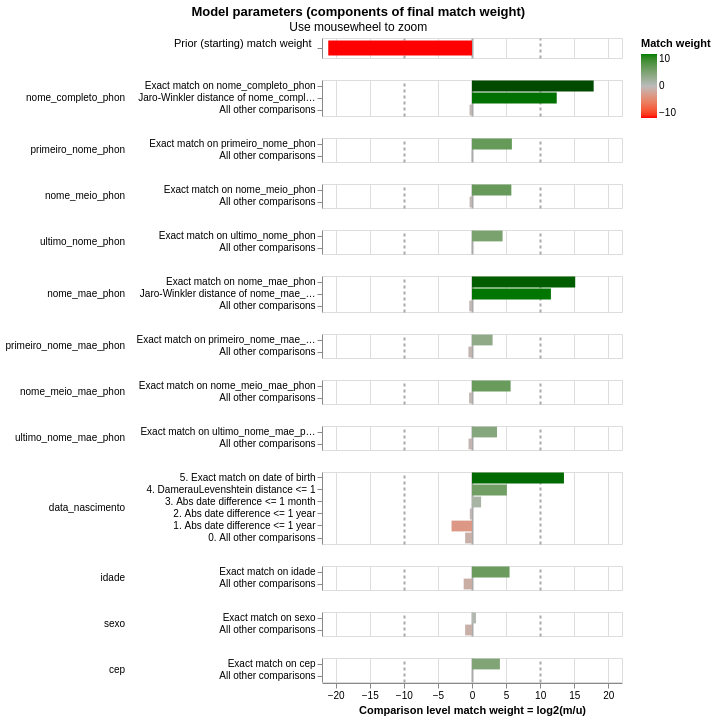

Notebook cell for this chart:
### Markdown cell above
## Visualização pós-treino

Match weights e registros difíceis de linkar (unlinkables).

### Code cell
linker.visualisations.match_weights_chart()

### Figure 1 — Vega-Lite specification as saved in the notebook (floating-point values rounded to 4 significant figures)
{"config": {"view": {"continuousWidth": 300, "continuousHeight": 300, "discreteHeight": 60, "discreteWidth": 400}, "header": {"title": null}, "mark": {"tooltip": null}, "title": {"anchor": "middle"}}, "vconcat": [{"mark": {"type": "bar", "clip": true, "height": 15}, "encoding": {"color": {"field": "log2_bayes_factor", "scale": {"domain": [-10, 0, 10], "interpolate": "lab", "range": ["red", "#bbbbbb", "green"]}, "title": "Match weight", "type": "quantitative"}, "tooltip": [{"field": "comparison_name", "title": "Comparison name", "type": "nominal"}, {"field": "probability_two_random_records_match", "format": ".4f", "title": "Probability two random records match", "type": "nominal"}, {"field": "log2_bayes_factor", "format": ",.4f", "title": "Equivalent match weight", "type": "quantitative"}, {"field": "bayes_factor_description", "title": "Match weight description", "type": "nominal"}], "x": {"axis": {"domain": false, "gridColor": {"condition": {"test": "abs(datum.value / 10)  <= 1 & datum.value % 10 === 0", "value": "#aaa"}, "value": "#ddd"}, "gridDash": {"condition": {"test": "abs(datum.value / 10) == 1", "value": [3]}, "value": null}, "gridWidth": {"condition": {"test": "abs(datum.value / 10)  <= 1 & datum.value % 10 === 0", "value": 2}, "value": 1}, "labels": false, "ticks": false, "title": ""}, "field": "log2_bayes_factor", "scale": {"domain": [-22, 22]}, "type": "quantitative"}, "y": {"axis": {"title": "Prior (starting) match weight", "titleAlign": "right", "titleAngle": 0, "titleFontWeight": "normal"}, "field": "label_for_charts", "sort": {"field": "comparison_vector_value", "order": "descending"}, "type": "nominal"}}, "height": 20, "transform": [{"filter": "(datum.comparison_name == 'probability_two_random_records_match')"}]}, {"mark": {"type": "bar", "clip": true}, "encoding": {"color": {"field": "log2_bayes_factor", "scale": {"domain": [-10, 0, 10], "interpolate": "lab", "range": ["red", "#bbbbbb", "green"]}, "title": "Match weight", "type": "quantitative"}, "row": {"field": "comparison_name", "header": {"labelAlign": "left", "labelAnchor": "middle", "labelAngle": 0}, "sort": {"field": "comparison_sort_order"}, "type": "nominal"}, "tooltip": [{"field": "comparison_name", "title": "Comparison name", "type": "nominal"}, {"field": "label_for_charts", "title": "Label", "type": "ordinal"}, {"field": "sql_condition", "title": "SQL condition", "type": "nominal"}, {"field": "m_probability", "format": ".10~g", "title": "M probability", "type": "quantitative"}, {"field": "u_probability", "format": ".10~g", "title": "U probability", "type": "quantitative"}, {"field": "bayes_factor", "format": ",.6f", "title": "Bayes factor = m/u", "type": "quantitative"}, {"field": "log2_bayes_factor", "format": ".4~g", "title": "Match weight = log2(m/u)", "type": "quantitative"}, {"field": "bayes_factor_description", "title": "Match weight description", "type": "nominal"}, {"field": "m_probability_description", "title": "m probability description", "type": "nominal"}, {"field": "u_probability_description", "title": "u probability description", "type": "nominal"}], "x": {"axis": {"gridColor": {"condition": {"test": "abs(datum.value / 10)  <= 1 & datum.value % 10 === 0", "value": "#aaa"}, "value": "#ddd"}, "gridDash": {"condition": {"test": "abs(datum.value / 10) == 1", "value": [3]}, "value": null}, "gridWidth": {"condition": {"test": "abs(datum.value / 10)  <= 1 & datum.value % 10 === 0", "value": 2}, "value": 1}, "title": "Comparison level match weight = log2(m/u)"}, "field": "log2_bayes_factor", "scale": {"domain": [-22, 22]}, "type": "quantitative"}, "y": {"axis": {"title": null}, "field": "label_for_charts", "sort": {"field": "comparison_vector_value", "order": "descending"}, "type": "nominal"}}, "height": {"step": 12}, "resolve": {"axis": {"y": "independent"}, "scale": {"y": "independent"}}, "transform": [{"filter": "(datum.comparison_name != 'probability_two_random_records_match')"}]}], "data": {"name": "data-9022d6a95e8b74cccaee2fcd35f80f83"}, "params": [{"name": "mouse_zoom", "select": {"type": "interval", "encodings": ["x"]}, "bind": "scales", "views": []}], "resolve": {"axis": {"y": "independent"}, "scale": {"y": "independent"}}, "title": {"text": "Model parameters (components of final match weight)", "subtitle": "Use mousewheel to zoom"}, "$schema": "https://vega.github.io/schema/vega-lite/v5.9.3.json", "datasets": {"data-9022d6a95e8b74cccaee2fcd35f80f83": [{"comparison_name": "probability_two_random_records_match", "sql_condition": null, "label_for_charts": "", "m_probability": null, "u_probability": null, "m_probability_description": null, "u_probability_description": null, "has_tf_adjustments": false, "tf_adjustment_column": null, "tf_adjustment_weight": null, "is_null_level": false, "bayes_factor": 4.501e-07, "log2_bayes_factor": -21.08, "comparison_vector_value": 0, "max_comparison_vector_value": 0, "bayes_factor_description": "The probability that two random records drawn at random match is 0.000 or one in  2,221,840.6 records.This is equivalent to a starting match weight of -21.083.", "probability_two_random_records_match": 4.501e-07, "comparison_sort_order": -1}, {"comparison_name": "nome_completo_phon", "sql_condition": "\"nome_completo_phon_l\" = \"nome_completo_phon_r\"", "label_for_charts": "Exact match on nome_completo_phon", "m_probability": 0.2052, "u_probability": 8.721e-07, "m_probability_description": "Amongst matching record comparisons, 20.52% of records (i.e. one in 4.872) are in the exact match on nome_completo_phon comparison level", "u_probability_description": "Amongst non-matching record comparisons, 8.721e-05% of records (i.e. one in 1,146,698) are in the exact match on nome_completo_phon comparison level", "has_tf_adjustments": true, "tf_adjustment_column": "nome_completo_phon", "tf_adjustment_weight": 1.0, "is_null_level": false, "bayes_factor": 235300.0, "log2_bayes_factor": 17.84, "comparison_vector_value": 2, "max_comparison_vector_value": 2, "bayes_factor_description": "If comparison level is `exact match on nome_completo_phon` then comparison is 235,343 times more likely to be a match", "probability_two_random_records_match": 4.501e-07, "comparison_sort_order": 0}, {"comparison_name": "nome_completo_phon", "sql_condition": "jaro_winkler_similarity(\"nome_completo_phon_l\", \"nome_completo_phon_r\") >= 0.95", "label_for_charts": "Jaro-Winkler distance of nome_completo_phon >= 0.95", "m_probability": 0.01682, "u_probability": 3.052e-06, "m_probability_description": "Amongst matching record comparisons, 1.682% of records (i.e. one in 59.44) are in the jaro-winkler distance of nome_completo_phon >= 0.95 comparison level", "u_probability_description": "Amongst non-matching record comparisons, 0.0003052% of records (i.e. one in 327,628) are in the jaro-winkler distance of nome_completo_phon >= 0.95 comparison level", "has_tf_adjustments": false, "tf_adjustment_column": null, "tf_adjustment_weight": 1.0, "is_null_level": false, "bayes_factor": 5512.0, "log2_bayes_factor": 12.43, "comparison_vector_value": 1, "max_comparison_vector_value": 2, "bayes_factor_description": "If comparison level is `jaro-winkler distance of nome_completo_phon >= 0.95` then comparison is 5,512 times more likely to be a match", "probability_two_random_records_match": 4.501e-07, "comparison_sort_order": 0}, {"comparison_name": "nome_completo_phon", "sql_condition": "ELSE", "label_for_charts": "All other comparisons", "m_probability": 0.7779, "u_probability": 1.0, "m_probability_description": "Amongst matching record comparisons, 77.79% of records (i.e. one in 1.285) are in the all other comparisons comparison level", "u_probability_description": "Amongst non-matching record comparisons, 100% of records (i.e. one in 1) are in the all other comparisons comparison level", "has_tf_adjustments": false, "tf_adjustment_column": null, "tf_adjustment_weight": 1.0, "is_null_level": false, "bayes_factor": 0.7779, "log2_bayes_factor": -0.3623, "comparison_vector_value": 0, "max_comparison_vector_value": 2, "bayes_factor_description": "If comparison level is `all other comparisons` then comparison is 1.285 times less likely to be a match", "probability_two_random_records_match": 4.501e-07, "comparison_sort_order": 0}, {"comparison_name": "primeiro_nome_phon", "sql_condition": "\"primeiro_nome_phon_l\" = \"primeiro_nome_phon_r\"", "label_for_charts": "Exact match on primeiro_nome_phon", "m_probability": 0.5173, "u_probability": 0.008971, "m_probability_description": "Amongst matching record comparisons, 51.73% of records (i.e. one in 1.933) are in the exact match on primeiro_nome_phon comparison level", "u_probability_description": "Amongst non-matching record comparisons, 0.8971% of records (i.e. one in 111) are in the exact match on primeiro_nome_phon comparison level", "has_tf_adjustments": true, "tf_adjustment_column": "primeiro_nome_phon", "tf_adjustment_weight": 1.0, "is_null_level": false, "bayes_factor": 57.67, "log2_bayes_factor": 5.85, "comparison_vector_value": 1, "max_comparison_vector_value": 1, "bayes_factor_description": "If comparison level is `exact match on primeiro_nome_phon` then comparison is 57.67 times more likely to be a match", "probability_two_random_records_match": 4.501e-07, "comparison_sort_order": 1}, {"comparison_name": "primeiro_nome_phon", "sql_condition": "ELSE", "label_for_charts": "All other comparisons", "m_probability": 0.9653, "u_probability": 0.991, "m_probability_description": "Amongst matching record comparisons, 96.53% of records (i.e. one in 1.036) are in the all other comparisons comparison level", "u_probability_description": "Amongst non-matching record comparisons, 99.1% of records (i.e. one in 1.009) are in the all other comparisons comparison level", "has_tf_adjustments": false, "tf_adjustment_column": null, "tf_adjustment_weight": 1.0, "is_null_level": false, "bayes_factor": 0.9741, "log2_bayes_factor": -0.03792, "comparison_vector_value": 0, "max_comparison_vector_value": 1, "bayes_factor_description": "If comparison level is `all other comparisons` then comparison is 1.027 times less likely to be a match", "probability_two_random_records_match": 4.501e-07, "comparison_sort_order": 1}, {"comparison_name": "nome_meio_phon", "sql_condition": "\"nome_meio_phon_l\" = \"nome_meio_phon_r\"", "label_for_charts": "Exact match on nome_meio_phon", "m_probability": 0.2193, "u_probability": 0.004017, "m_probability_description": "Amongst matching record comparisons, 21.93% of records (i.e. one in 4.56) are in the exact match on nome_meio_phon comparison level", "u_probability_description": "Amongst non-matching record comparisons, 0.4017% of records (i.e. one in 249) are in the exact match on nome_meio_phon comparison level", "has_tf_adjustments": true, "tf_adjustment_column": "nome_meio_phon", "tf_adjustment_weight": 1.0, "is_null_level": false, "bayes_factor": 54.59, "log2_bayes_factor": 5.771, "comparison_vector_value": 1, "max_comparison_vector_value": 1, "bayes_factor_description": "If comparison level is `exact match on nome_meio_phon` then comparison is 54.59 times more likely to be a match", "probability_two_random_records_match": 4.501e-07, "comparison_sort_order": 2}, {"comparison_name": "nome_meio_phon", "sql_condition": "ELSE", "label_for_charts": "All other comparisons", "m_probability": 0.7807, "u_probability": 0.996, "m_probability_description": "Amongst matching record comparisons, 78.07% of records (i.e. one in 1.281) are in the all other comparisons comparison level", "u_probability_description": "Amongst non-matching record comparisons, 99.6% of records (i.e. one in 1.004) are in the all other comparisons comparison level", "has_tf_adjustments": false, "tf_adjustment_column": null, "tf_adjustment_weight": 1.0, "is_null_level": false, "bayes_factor": 0.7838, "log2_bayes_factor": -0.3514, "comparison_vector_value": 0, "max_comparison_vector_value": 1, "bayes_factor_description": "If comparison level is `all other comparisons` then comparison is 1.276 times less likely to be a match", "probability_two_random_records_match": 4.501e-07, "comparison_sort_order": 2}, {"comparison_name": "ultimo_nome_phon", "sql_condition": "\"ultimo_nome_phon_l\" = \"ultimo_nome_phon_r\"", "label_for_charts": "Exact match on ultimo_nome_phon", "m_probability": 0.5227, "u_probability": 0.02333, "m_probability_description": "Amongst matching record comparisons, 52.27% of records (i.e. one in 1.913) are in the exact match on ultimo_nome_phon comparison level", "u_probability_description": "Amongst non-matching record comparisons, 2.333% of records (i.e. one in 42.87) are in the exact match on ultimo_nome_phon comparison level", "has_tf_adjustments": true, "tf_adjustment_column": "ultimo_nome_phon", "tf_adjustment_weight": 1.0, "is_null_level": false, "bayes_factor": 22.41, "log2_bayes_factor": 4.486, "comparison_vector_value": 1, "max_comparison_vector_value": 1, "bayes_factor_description": "If comparison level is `exact match on ultimo_nome_phon` then comparison is 22.41 times more likely to be a match", "probability_two_random_records_match": 4.501e-07, "comparison_sort_order": 3}, {"comparison_name": "ultimo_nome_phon", "sql_condition": "ELSE", "label_for_charts": "All other comparisons", "m_probability": 0.9546, "u_probability": 0.9767, "m_probability_description": "Amongst matching record comparisons, 95.46% of records (i.e. one in 1.048) are in the all other comparisons comparison level", "u_probability_description": "Amongst non-matching record comparisons, 97.67% of records (i.e. one in 1.024) are in the all other comparisons comparison level", "has_tf_adjustments": false, "tf_adjustment_column": null, "tf_adjustment_weight": 1.0, "is_null_level": false, "bayes_factor": 0.9774, "log2_bayes_factor": -0.03294, "comparison_vector_value": 0, "max_comparison_vector_value": 1, "bayes_factor_description": "If comparison level is `all other comparisons` then comparison is 1.023 times less likely to be a match", "probability_two_random_records_match": 4.501e-07, "comparison_sort_order": 3}, {"comparison_name": "nome_mae_phon", "sql_condition": "\"nome_mae_phon_l\" = \"nome_mae_phon_r\"", "label_for_charts": "Exact match on nome_mae_phon", "m_probability": 0.1969, "u_probability": 5.462e-06, "m_probability_description": "Amongst matching record comparisons, 19.69% of records (i.e. one in 5.078) are in the exact match on nome_mae_phon comparison level", "u_probability_description": "Amongst non-matching record comparisons, 0.0005462% of records (i.e. one in 183,068) are in the exact match on nome_mae_phon comparison level", "has_tf_adjustments": true, "tf_adjustment_column": "nome_mae_phon", "tf_adjustment_weight": 1.0, "is_null_level": false, "bayes_factor": 36050.0, "log2_bayes_factor": 15.14, "comparison_vector_value": 2, "max_comparison_vector_value": 2, "bayes_factor_description": "If comparison level is `exact match on nome_mae_phon` then comparison is 36,051 times more likely to be a match", "probability_two_random_records_match": 4.501e-07, "comparison_sort_order": 4}, {"comparison_name": "nome_mae_phon", "sql_condition": "jaro_winkler_similarity(\"nome_mae_phon_l\", \"nome_mae_phon_r\") >= 0.95", "label_for_charts": "Jaro-Winkler distance of nome_mae_phon >= 0.95", "m_probability": 0.04519, "u_probability": 1.483e-05, "m_probability_description": "Amongst matching record comparisons, 4.519% of records (i.e. one in 22.13) are in the jaro-winkler distance of nome_mae_phon >= 0.95 comparison level", "u_probability_description": "Amongst non-matching record comparisons, 0.001483% of records (i.e. one in 67,446) are in the jaro-winkler distance of nome_mae_phon >= 0.95 comparison level", "has_tf_adjustments": false, "tf_adjustment_column": null, "tf_adjustment_weight": 1.0, "is_null_level": false, "bayes_factor": 3048.0, "log2_bayes_factor": 11.57, "comparison_vector_value": 1, "max_comparison_vector_value": 2, "bayes_factor_description": "If comparison level is `jaro-winkler distance of nome_mae_phon >= 0.95` then comparison is 3,048 times more likely to be a match", "probability_two_random_records_match": 4.501e-07, "comparison_sort_order": 4}, {"comparison_name": "nome_mae_phon", "sql_condition": "ELSE", "label_for_charts": "All other comparisons", "m_probability": 0.7579, "u_probability": 1.0, "m_probability_description": "Amongst matching record comparisons, 75.79% of records (i.e. one in 1.319) are in the all other comparisons comparison level", "u_probability_description": "Amongst non-matching record comparisons, 100% of records (i.e. one in 1) are in the all other comparisons comparison level", "has_tf_adjustments": false, "tf_adjustment_column": null, "tf_adjustment_weight": 1.0, "is_null_level": false, "bayes_factor": 0.7579, "log2_bayes_factor": -0.3999, "comparison_vector_value": 0, "max_comparison_vector_value": 2, "bayes_factor_description": "If comparison level is `all other comparisons` then comparison is 1.319 times less likely to be a match", "probability_two_random_records_match": 4.501e-07, "comparison_sort_order": 4}, {"comparison_name": "primeiro_nome_mae_phon", "sql_condition": "\"primeiro_nome_mae_phon_l\" = \"primeiro_nome_mae_phon_r\"", "label_for_charts": "Exact match on primeiro_nome_mae_phon", "m_probability": 0.3336, "u_probability": 0.04111, "m_probability_description": "Amongst matching record comparisons, 33.36% of records (i.e. one in 2.998) are in the exact match on primeiro_nome_mae_phon comparison level", "u_probability_description": "Amongst non-matching record comparisons, 4.111% of records (i.e. one in 24.32) are in the exact match on primeiro_nome_mae_phon comparison level", "has_tf_adjustments": true, "tf_adjustment_column": "primeiro_nome_mae_phon", "tf_adjustment_weight": 1.0, "is_null_level": false, "bayes_factor": 8.114, "log2_bayes_factor": 3.02, "comparison_vector_value": 1, "max_comparison_vector_value": 1, "bayes_factor_description": "If comparison level is `exact match on primeiro_nome_mae_phon` then comparison is 8.114 times more likely to be a match", "probability_two_random_records_match": 4.501e-07, "comparison_sort_order": 5}, {"comparison_name": "primeiro_nome_mae_phon", "sql_condition": "ELSE", "label_for_charts": "All other comparisons", "m_probability": 0.6664, "u_probability": 0.9589, "m_probability_description": "Amongst matching record comparisons, 66.64% of records (i.e. one in 1.501) are in the all other comparisons comparison level", "u_probability_description": "Amongst non-matching record comparisons, 95.89% of records (i.e. one in 1.043) are in the all other comparisons comparison level", "has_tf_adjustments": false, "tf_adjustment_column": null, "tf_adjustment_weight": 1.0, "is_null_level": false, "bayes_factor": 0.695, "log2_bayes_factor": -0.5249, "comparison_vector_value": 0, "max_comparison_vector_value": 1, "bayes_factor_description": "If comparison level is `all other comparisons` then comparison is 1.439 times less likely to be a match", "probability_two_random_records_match": 4.501e-07, "comparison_sort_order": 5}, {"comparison_name": "nome_meio_mae_phon", "sql_condition": "\"nome_meio_mae_phon_l\" = \"nome_meio_mae_phon_r\"", "label_for_charts": "Exact match on nome_meio_mae_phon", "m_probability": 0.26, "u_probability": 0.005136, "m_probability_description": "Amongst matching record comparisons, 26% of records (i.e. one in 3.846) are in the exact match on nome_meio_mae_phon comparison level", "u_probability_description": "Amongst non-matching record comparisons, 0.5136% of records (i.e. one in 195) are in the exact match on nome_meio_mae_phon comparison level", "has_tf_adjustments": true, "tf_adjustment_column": "nome_meio_mae_phon", "tf_adjustment_weight": 1.0, "is_null_level": false, "bayes_factor": 50.63, "log2_bayes_factor": 5.662, "comparison_vector_value": 1, "max_comparison_vector_value": 1, "bayes_factor_description": "If comparison level is `exact match on nome_meio_mae_phon` then comparison is 50.63 times more likely to be a match", "probability_two_random_records_match": 4.501e-07, "comparison_sort_order": 6}, {"comparison_name": "nome_meio_mae_phon", "sql_condition": "ELSE", "label_for_charts": "All other comparisons", "m_probability": 0.74, "u_probability": 0.9949, "m_probability_description": "Amongst matching record comparisons, 74% of records (i.e. one in 1.351) are in the all other comparisons comparison level", "u_probability_description": "Amongst non-matching record comparisons, 99.49% of records (i.e. one in 1.005) are in the all other comparisons comparison level", "has_tf_adjustments": false, "tf_adjustment_column": null, "tf_adjustment_weight": 1.0, "is_null_level": false, "bayes_factor": 0.7438, "log2_bayes_factor": -0.427, "comparison_vector_value": 0, "max_comparison_vector_value": 1, "bayes_factor_description": "If comparison level is `all other comparisons` then comparison is 1.344 times less likely to be a match", "probability_two_random_records_match": 4.501e-07, "comparison_sort_order": 6}, {"comparison_name": "ultimo_nome_mae_phon", "sql_condition": "\"ultimo_nome_mae_phon_l\" = \"ultimo_nome_mae_phon_r\"", "label_for_charts": "Exact match on ultimo_nome_mae_phon", "m_probability": 0.3164, "u_probability": 0.02484, "m_probability_description": "Amongst matching record comparisons, 31.64% of records (i.e. one in 3.161) are in the exact match on ultimo_nome_mae_phon comparison level", "u_probability_description": "Amongst non-matching record comparisons, 2.484% of records (i.e. one in 40.26) are in the exact match on ultimo_nome_mae_phon comparison level", "has_tf_adjustments": true, "tf_adjustment_column": "ultimo_nome_mae_phon", "tf_adjustment_weight": 1.0, "is_null_level": false, "bayes_factor": 12.74, "log2_bayes_factor": 3.671, "comparison_vector_value": 1, "max_comparison_vector_value": 1, "bayes_factor_description": "If comparison level is `exact match on ultimo_nome_mae_phon` then comparison is 12.74 times more likely to be a match", "probability_two_random_records_match": 4.501e-07, "comparison_sort_order": 7}, {"comparison_name": "ultimo_nome_mae_phon", "sql_condition": "ELSE", "label_for_charts": "All other comparisons", "m_probability": 0.6836, "u_probability": 0.9752, "m_probability_description": "Amongst matching record comparisons, 68.36% of records (i.e. one in 1.463) are in the all other comparisons comparison level", "u_probability_description": "Amongst non-matching record comparisons, 97.52% of records (i.e. one in 1.025) are in the all other comparisons comparison level", "has_tf_adjustments": false, "tf_adjustment_column": null, "tf_adjustment_weight": 1.0, "is_null_level": false, "bayes_factor": 0.7011, "log2_bayes_factor": -0.5124, "comparison_vector_value": 0, "max_comparison_vector_value": 1, "bayes_factor_description": "If comparison level is `all other comparisons` then comparison is 1.426 times less likely to be a match", "probability_two_random_records_match": 4.501e-07, "comparison_sort_order": 7}, {"comparison_name": "data_nascimento", "sql_condition": "\"data_nascimento_l\" = \"data_nascimento_r\"", "label_for_charts": "5. Exact match on date of birth", "m_probability": 0.454, "u_probability": 3.962e-05, "m_probability_description": "Amongst matching record comparisons, 45.4% of records (i.e. one in 2.202) are in the exact match on date of birth comparison level", "u_probability_description": "Amongst non-matching record comparisons, 0.003962% of records (i.e. one in 25,243) are in the exact match on date of birth comparison level", "has_tf_adjustments": false, "tf_adjustment_column": null, "tf_adjustment_weight": 1.0, "is_null_level": false, "bayes_factor": 11460.0, "log2_bayes_factor": 13.48, "comparison_vector_value": 5, "max_comparison_vector_value": 5, "bayes_factor_description": "If comparison level is `exact match on date of birth` then comparison is 11,461 times more likely to be a match", "probability_two_random_records_match": 4.501e-07, "comparison_sort_order": 8}, {"comparison_name": "data_nascimento", "sql_condition": "damerau_levenshtein(\"data_nascimento_l\", \"data_nascimento_r\") <= 1", "label_for_charts": "4. DamerauLevenshtein distance <= 1", "m_probability": 0.03753, "u_probability": 0.001082, "m_probability_description": "Amongst matching record comparisons, 3.753% of records (i.e. one in 26.64) are in the dameraulevenshtein distance <= 1 comparison level", "u_probability_description": "Amongst non-matching record comparisons, 0.1082% of records (i.e. one in 924) are in the dameraulevenshtein distance <= 1 comparison level", "has_tf_adjustments": false, "tf_adjustment_column": null, "tf_adjustment_weight": 1.0, "is_null_level": false, "bayes_factor": 34.68, "log2_bayes_factor": 5.116, "comparison_vector_value": 4, "max_comparison_vector_value": 5, "bayes_factor_description": "If comparison level is `dameraulevenshtein distance <= 1` then comparison is 34.68 times more likely to be a match", "probability_two_random_records_match": 4.501e-07, "comparison_sort_order": 8}, {"comparison_name": "data_nascimento", "sql_condition": "ABS(EPOCH(try_strptime(\"data_nascimento_l\", '%Y-%m-%d')) - EPOCH(try_strptime(\"data_nascimento_r\", '%Y-%m-%d'))) <= 2629800.0", "label_for_charts": "3. Abs date difference <= 1 month", "m_probability": 0.004201, "u_probability": 0.001666, "m_probability_description": "Amongst matching record comparisons, 0.4201% of records (i.e. one in 238) are in the abs date difference <= 1 month comparison level", "u_probability_description": "Amongst non-matching record comparisons, 0.1666% of records (i.e. one in 600) are in the abs date difference <= 1 month comparison level", "has_tf_adjustments": false, "tf_adjustment_column": null, "tf_adjustment_weight": 1.0, "is_null_level": false, "bayes_factor": 2.522, "log2_bayes_factor": 1.334, "comparison_vector_value": 3, "max_comparison_vector_value": 5, "bayes_factor_description": "If comparison level is `abs date difference <= 1 month` then comparison is 2.522 times more likely to be a match", "probability_two_random_records_match": 4.501e-07, "comparison_sort_order": 8}, {"comparison_name": "data_nascimento", "sql_condition": "ABS(EPOCH(try_strptime(\"data_nascimento_l\", '%Y-%m-%d')) - EPOCH(try_strptime(\"data_nascimento_r\", '%Y-%m-%d'))) <= 31557600.0", "label_for_charts": "2. Abs date difference <= 1 year", "m_probability": 0.0183, "u_probability": 0.02289, "m_probability_description": "Amongst matching record comparisons, 1.83% of records (i.e. one in 54.63) are in the abs date difference <= 1 year comparison level", "u_probability_description": "Amongst non-matching record comparisons, 2.289% of records (i.e. one in 43.7) are in the abs date difference <= 1 year comparison level", "has_tf_adjustments": false, "tf_adjustment_column": null, "tf_adjustment_weight": 1.0, "is_null_level": false, "bayes_factor": 0.7998, "log2_bayes_factor": -0.3223, "comparison_vector_value": 2, "max_comparison_vector_value": 5, "bayes_factor_description": "If comparison level is `abs date difference <= 1 year` then comparison is 1.25 times less likely to be a match", "probability_two_random_records_match": 4.501e-07, "comparison_sort_order": 8}, {"comparison_name": "data_nascimento", "sql_condition": "ABS(EPOCH(try_strptime(\"data_nascimento_l\", '%Y-%m-%d')) - EPOCH(try_strptime(\"data_nascimento_r\", '%Y-%m-%d'))) <= 31557600.0", "label_for_charts": "1. Abs date difference <= 1 year", "m_probability": 0.01, "u_probability": 0.08, "m_probability_description": "Amongst matching record comparisons, 1% of records (i.e. one in 100) are in the abs date difference <= 1 year comparison level", "u_probability_description": "Amongst non-matching record comparisons, 8% of records (i.e. one in 12.5) are in the abs date difference <= 1 year comparison level", "has_tf_adjustments": false, "tf_adjustment_column": null, "tf_adjustment_weight": 1.0, "is_null_level": false, "bayes_factor": 0.125, "log2_bayes_factor": -3.0, "comparison_vector_value": 1, "max_comparison_vector_value": 5, "bayes_factor_description": "If comparison level is `abs date difference <= 1 year` then comparison is 8 times less likely to be a match", "probability_two_random_records_match": 4.501e-07, "comparison_sort_order": 8}, {"comparison_name": "data_nascimento", "sql_condition": "ELSE", "label_for_charts": "0. All other comparisons", "m_probability": 0.4859, "u_probability": 0.9743, "m_probability_description": "Amongst matching record comparisons, 48.59% of records (i.e. one in 2.058) are in the all other comparisons comparison level", "u_probability_description": "Amongst non-matching record comparisons, 97.43% of records (i.e. one in 1.026) are in the all other comparisons comparison level", "has_tf_adjustments": false, "tf_adjustment_column": null, "tf_adjustment_weight": 1.0, "is_null_level": false, "bayes_factor": 0.4987, "log2_bayes_factor": -1.004, "comparison_vector_value": 0, "max_comparison_vector_value": 5, "bayes_factor_description": "If comparison level is `all other comparisons` then comparison is 2.005 times less likely to be a match", "probability_two_random_records_match": 4.501e-07, "comparison_sort_order": 8}, {"comparison_name": "idade", "sql_condition": "\"idade_l\" = \"idade_r\"", "label_for_charts": "Exact match on idade", "m_probability": 0.5764, "u_probability": 0.01266, "m_probability_description": "Amongst matching record comparisons, 57.64% of records (i.e. one in 1.735) are in the exact match on idade comparison level", "u_probability_description": "Amongst non-matching record comparisons, 1.266% of records (i.e. one in 78.98) are in the exact match on idade comparison level", "has_tf_adjustments": false, "tf_adjustment_column": null, "tf_adjustment_weight": 1.0, "is_null_level": false, "bayes_factor": 45.52, "log2_bayes_factor": 5.509, "comparison_vector_value": 1, "max_comparison_vector_value": 1, "bayes_factor_description": "If comparison level is `exact match on idade` then comparison is 45.52 times more likely to be a match", "probability_two_random_records_match": 4.501e-07, "comparison_sort_order": 9}, {"comparison_name": "idade", "sql_condition": "ELSE", "label_for_charts": "All other comparisons", "m_probability": 0.4236, "u_probability": 0.9873, "m_probability_description": "Amongst matching record comparisons, 42.36% of records (i.e. one in 2.361) are in the all other comparisons comparison level", "u_probability_description": "Amongst non-matching record comparisons, 98.73% of records (i.e. one in 1.013) are in the all other comparisons comparison level", "has_tf_adjustments": false, "tf_adjustment_column": null, "tf_adjustment_weight": 1.0, "is_null_level": false, "bayes_factor": 0.429, "log2_bayes_factor": -1.221, "comparison_vector_value": 0, "max_comparison_vector_value": 1, "bayes_factor_description": "If comparison level is `all other comparisons` then comparison is 2.331 times less likely to be a match", "probability_two_random_records_match": 4.501e-07, "comparison_sort_order": 9}, {"comparison_name": "sexo", "sql_condition": "\"sexo_l\" = \"sexo_r\"", "label_for_charts": "Exact match on sexo", "m_probability": 0.7519, "u_probability": 0.5009, "m_probability_description": "Amongst matching record comparisons, 75.19% of records (i.e. one in 1.33) are in the exact match on sexo comparison level", "u_probability_description": "Amongst non-matching record comparisons, 50.09% of records (i.e. one in 1.997) are in the exact match on sexo comparison level", "has_tf_adjustments": true, "tf_adjustment_column": "sexo", "tf_adjustment_weight": 1.0, "is_null_level": false, "bayes_factor": 1.501, "log2_bayes_factor": 0.5862, "comparison_vector_value": 1, "max_comparison_vector_value": 1, "bayes_factor_description": "If comparison level is `exact match on sexo` then comparison is 1.501 times more likely to be a match", "probability_two_random_records_match": 4.501e-07, "comparison_sort_order": 10}, {"comparison_name": "sexo", "sql_condition": "ELSE", "label_for_charts": "All other comparisons", "m_probability": 0.2481, "u_probability": 0.4991, "m_probability_description": "Amongst matching record comparisons, 24.81% of records (i.e. one in 4.031) are in the all other comparisons comparison level", "u_probability_description": "Amongst non-matching record comparisons, 49.91% of records (i.e. one in 2.003) are in the all other comparisons comparison level", "has_tf_adjustments": false, "tf_adjustment_column": null, "tf_adjustment_weight": 1.0, "is_null_level": false, "bayes_factor": 0.4969, "log2_bayes_factor": -1.009, "comparison_vector_value": 0, "max_comparison_vector_value": 1, "bayes_factor_description": "If comparison level is `all other comparisons` then comparison is 2.012 times less likely to be a match", "probability_two_random_records_match": 4.501e-07, "comparison_sort_order": 10}, {"comparison_name": "cep", "sql_condition": "\"cep_l\" = \"cep_r\"", "label_for_charts": "Exact match on cep", "m_probability": 0.007502, "u_probability": 0.0004392, "m_probability_description": "Amongst matching record comparisons, 0.7502% of records (i.e. one in 133) are in the exact match on cep comparison level", "u_probability_description": "Amongst non-matching record comparisons, 0.04392% of records (i.e. one in 2,277) are in the exact match on cep comparison level", "has_tf_adjustments": true, "tf_adjustment_column": "cep", "tf_adjustment_weight": 1.0, "is_null_level": false, "bayes_factor": 17.08, "log2_bayes_factor": 4.094, "comparison_vector_value": 1, "max_comparison_vector_value": 1, "bayes_factor_description": "If comparison level is `exact match on cep` then comparison is 17.08 times more likely to be a match", "probability_two_random_records_match": 4.501e-07, "comparison_sort_order": 11}, {"comparison_name": "cep", "sql_condition": "ELSE", "label_for_charts": "All other comparisons", "m_probability": 0.9925, "u_probability": 0.9996, "m_probability_description": "Amongst matching record comparisons, 99.25% of records (i.e. one in 1.008) are in the all other comparisons comparison level", "u_probability_description": "Amongst non-matching record comparisons, 99.96% of records (i.e. one in 1) are in the all other comparisons comparison level", "has_tf_adjustments": false, "tf_adjustment_column": null, "tf_adjustment_weight": 1.0, "is_null_level": false, "bayes_factor": 0.9929, "log2_bayes_factor": -0.01023, "comparison_vector_value": 0, "max_comparison_vector_value": 1, "bayes_factor_description": "If comparison level is `all other comparisons` then comparison is 1.007 times less likely to be a match", "probability_two_random_records_match": 4.501e-07, "comparison_sort_order": 11}]}}
